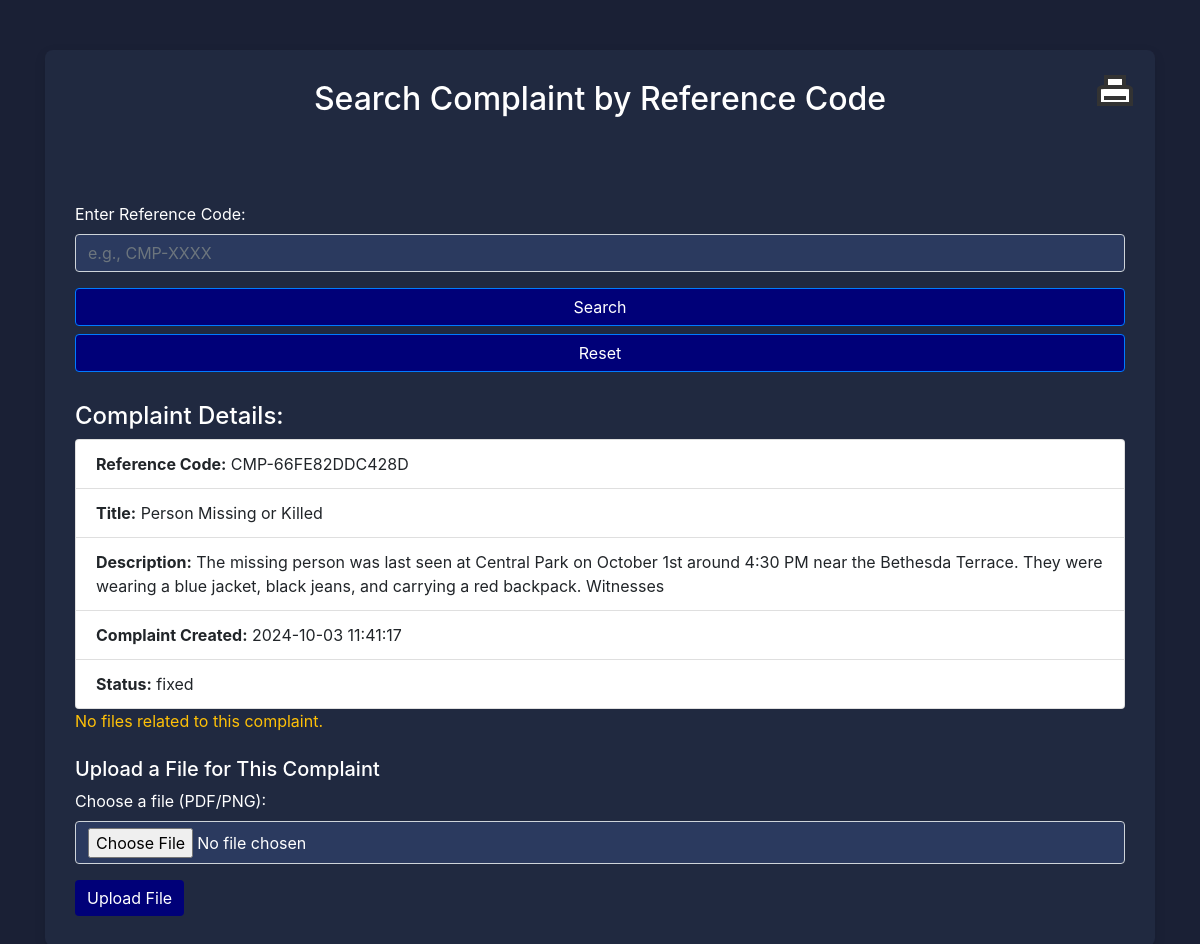
Screenshot of /dashboard/search.php?ref_code=CMP-66FE82DDC428D with the database file from the repository.
### tables this page shows
CREATE TABLE `complaints` (
  `id` bigint(20) UNSIGNED NOT NULL,
  `subject` varchar(100) NOT NULL,
  `description` varchar(1000) NOT NULL,
  `dept_id` varchar(6) NOT NULL,
  `user_id` bigint(20) UNSIGNED NOT NULL,
  `status` enum('pending','approved','rejected','fixed') NOT NULL DEFAULT 'pending',
  `created_at` timestamp NULL DEFAULT NULL,
  `phone_number` varchar(15) DEFAULT NULL,
  `station_name` varchar(100) DEFAULT NULL,
  `gender` varchar(10) DEFAULT NULL,
  `address` varchar(200) DEFAULT NULL,
  `ref_code` varchar(20) NOT NULL,
  `file_path` varchar(255) DEFAULT NULL
);

### dashboard/search.php (the view, shortened to what this page needs)
<?php
include('../config/db.php');
$complaint = null;
$error = "";
$file_dir = null;
if (isset($_GET['ref_code'])) {
    $ref_code = mysqli_real_escape_string($conn, $_GET['ref_code']);
    $sql = "SELECT * FROM complaints WHERE ref_code = '$ref_code' LIMIT 1";
    $result = mysqli_query($conn, $sql);
    if (mysqli_num_rows($result) > 0) {
        $complaint = mysqli_fetch_assoc($result);
        $file_dir = 'uploads/' . $complaint['ref_code'] . '/';
    } else {
        $error = "No complaint found with reference code: " . $ref_code;
    }
}
?>
<!DOCTYPE html>
<html lang="en">
<head>
    <link href="https://stackpath.bootstrapcdn.com/bootstrap/4.5.2/css/bootstrap.min.css" rel="stylesheet">
</head>
<body>
    <div class="container">
        <div class="search-container">
            <h2 class="text-center mb-4" style="color: #fff;">Search Complaint by Reference Code</h2>
            <div class="prt">
                <button class="print-button" onclick="printSelectedArea()"><span class="print-icon"></span></button>
            </div>
            <form method="GET" action="search.php" class="search-form">
                <div class="form-group">
                    <label for="ref_code" style="color:#fff" ;>Enter Reference Code:</label>
                    <input type="text" class="form-control" name="ref_code" id="ref_code" placeholder="e.g., CMP-XXXX" required style="background-color: #2b3a5f;">
                </div>
                <button type="submit" class="btn btn-primary btn-block" style="background:#000078;">Search</button>
                <button type="reset" class="btn btn-primary btn-block" onclick="resetAndCleanURL()" style="background:#000078;">Reset</button>
            </form>
            <?php if ($complaint): ?>
                <div class="complaint-details " id="details">
                    <div class="printable-section">
                        <h4 style="color: #fff;">Complaint Details:</h4>
                        <ul class="list-group">
                            <li class="list-group-item"><strong>Reference Code:</strong> <?php echo $complaint['ref_code']; ?></li>
                            <li class="list-group-item"><strong>Title:</strong> <?php echo $complaint['subject']; ?></li>
                            <li class="list-group-item"><strong>Description:</strong> <?php echo $complaint['description']; ?></li>
                            <li class="list-group-item"><strong>Complaint Created:</strong> <?php echo $complaint['created_at']; ?></li>
                            <li class="list-group-item"><strong>Status:</strong> <?php echo $complaint['status']; ?></li>
                        </ul>
                        <?php if (is_dir($file_dir)): ?>
                            <div class="file-display">
                                <h5>Related Files:</h5>
                                <?php
                                $files = scandir($file_dir);
                                foreach ($files as $file) {
                                    if ($file !== '.' && $file !== '..') {
                                        $file_path = $file_dir . $file;
                                        $file_ext = strtolower(pathinfo($file_path, PATHINFO_EXTENSION));
                                        if ($file_ext === 'pdf') {
                                            echo '<iframe src="' . $file_path . '"></iframe>';
                                        }
                                        elseif (in_array($file_ext, ['png', 'jpg', 'jpeg'])) {
                                            echo '<img src="' . $file_path . '" alt="Complaint Image">';
                                        }
                                        else {
                                            echo '<a href="' . $file_path . '" download>Download ' . $file . '</a>';
                                        }
                                    }
                                }
                                ?>
                            </div>
                        <?php else: ?>
                            <p class="text-warning" style="color:#fff;">No files related to this complaint.</p>
                        <?php endif; ?>
                    </div>
                    <h5 class="mt-4" style="color:#fff;">Upload a File for This Complaint</h5>
                    <form method="POST" action="search.php" enctype="multipart/form-data">
                        <div class="form-group" style="color:#fff;">
                            <label for="file">Choose a file (PDF/PNG):</label>
                            <input type="file" class="form-control" id="file" name="file" accept=".pdf,.png" required style="background-color: #2b3a5f; padding-bottom:35px; color:#fff">
                        </div>
                        <button type="submit" class="btn btn-success" name="submit" style="background-color:#000078; border:#fff; ">Upload File</button>
                    </form>
                </div>
            <?php elseif ($error): ?>
                <p class="no-results text-center"><?php echo $error; ?></p>
            <?php endif; ?>
        </div>
    </div>
</body>
</html>

### dashboard/search.php (style rules this page uses)
body { background-color: #1a2035; }
.container { margin-top: 50px; }
.search-container { background-color: #202940; padding: 30px; border-radius: 8px; box-shadow: 0px 4px 12px rgba(0, 0, 0, 0.1); }
.search-form { margin-bottom: 20px; }
.complaint-details { margin-top: 30px; }
button.print-button { width: 60px; height: 60px; left: 1010px; bottom: 80px; }
span.print-icon, span.print-icon::before, span.print-icon::after, button.print-button:hover .print-icon::after { border: solid 4px #333; }
span.print-icon::after { border-width: 2px; }
button.print-button { position: relative; padding: 0; border: 0; border: none; background: transparent; }
span.print-icon, span.print-icon::before, span.print-icon::after, button.print-button:hover .print-icon::after { box-sizing: border-box; background-color: #fff; }
span.print-icon { position: relative; display: inline-block; padding: 0; margin-top: 20%; width: 60%; height: 35%; background: #fff; border-radius: 20% 20% 0 0; }
span.print-icon::before { content: ""; position: absolute; bottom: 100%; left: 12%; right: 12%; height: 110%; transition: height .2s .15s; }
span.print-icon::after { content: ""; position: absolute; top: 55%; left: 12%; right: 12%; height: 0%; background: #fff; background-repeat: no-repeat; background-size: 70% 90%; background-position: center; background-image: linear-gradient(to top, #fff 0, #fff 14%, #333 14%, #333 28%, #fff 28%, #fff 42%, #333 42%, #333 56%, #fff 56%, #fff 70%, #333 70%, #333 84%, #fff 84%, #fff 100%); transition: height .2s, border-width 0s .2s, width 0s .2s; }

### rows the page displays
complaints: ref_code "CMP-66FE82DDC428D", subject "Person Missing or Killed", description "The missing person was last seen at Central Park on October 1st around 4:30 PM near the Bethesda Terrace. They were wearing a blue jacket, black jeans, and carrying a red backpack. Witnesses", created_at "2024-10-03 11:41:17", status "fixed"
